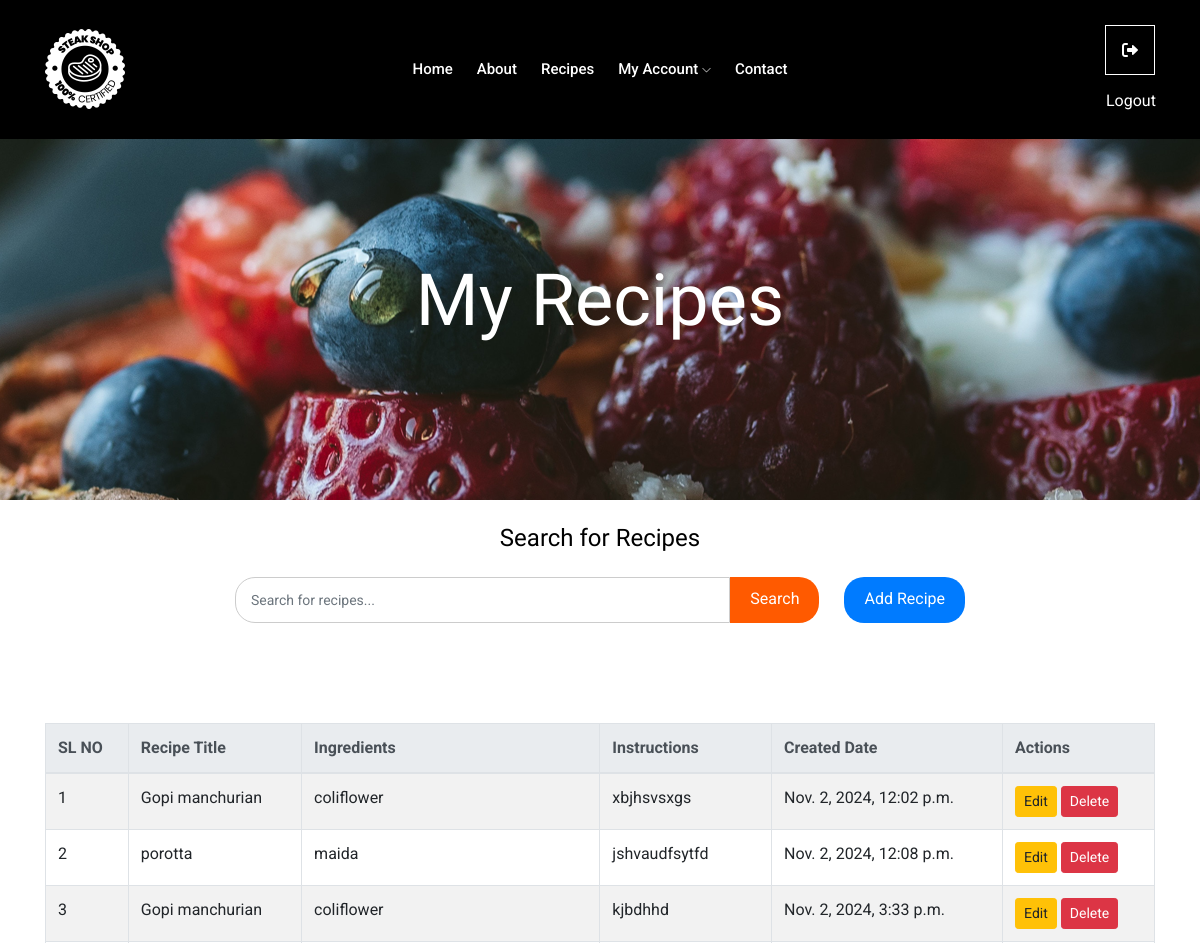
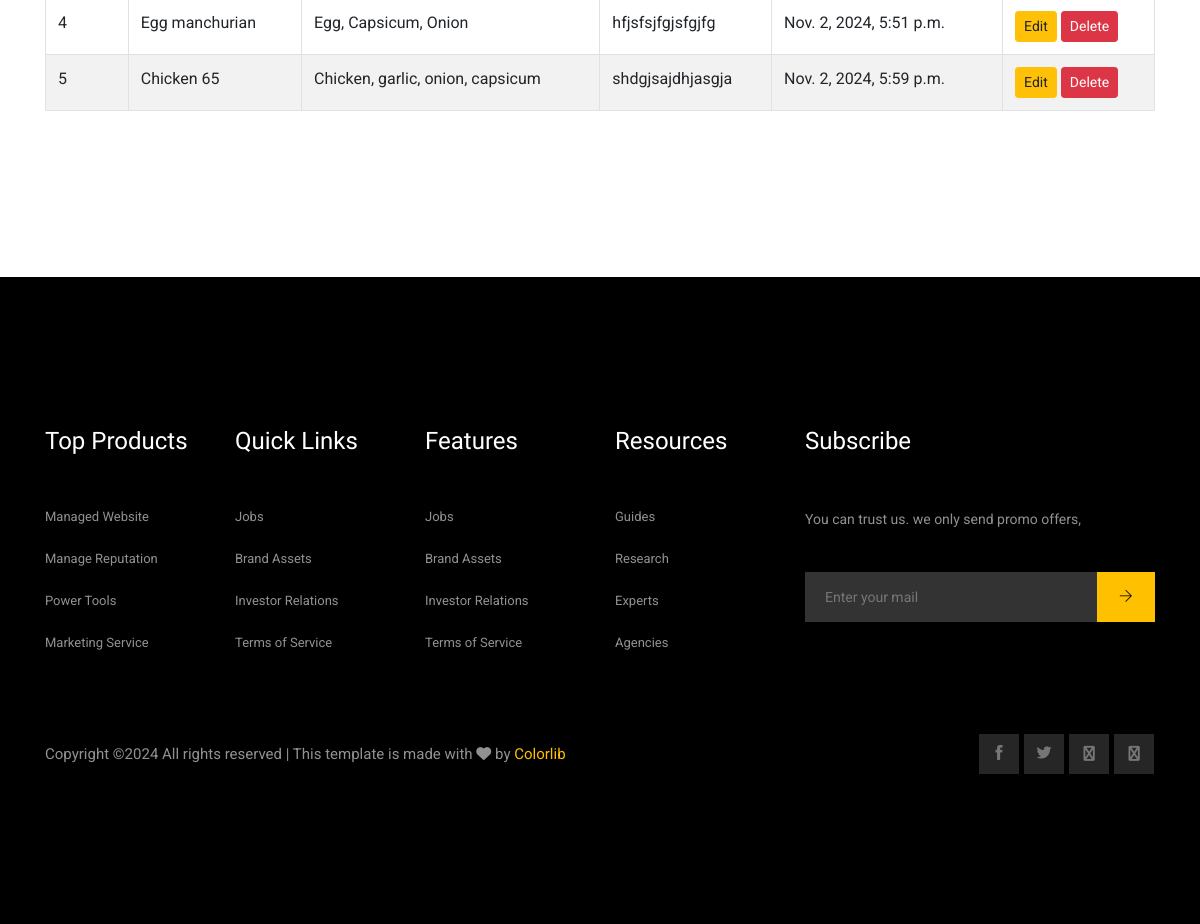
The page /my_recipes/ (signed in) on the database its author committed (2 pictures, top to bottom).
### recipesapp/models.py (models this page shows, shortened)
class Recipe(models.Model):
    title = models.CharField(max_length=200)
    ingredients = models.TextField()
    instructions = models.TextField()
    recipe_image=models.ImageField(upload_to='img/recipe/', null=True)
    created_by = models.ForeignKey(User, on_delete=models.CASCADE, related_name='recipes')
    created_at = models.DateTimeField(auto_now_add=True)
    food_type = models.CharField(max_length=20, null=True)  # e.g., Vegetarian or Non-Vegetarian
    time_taken = models.IntegerField(null=True)
    style = models.CharField(max_length=20, null=True)

### recipesapp/views.py (the view)
# urls.py: path('my_recipes/', views.my_recipes, name='my_recipes'),
def my_recipes(request):
    user_id = request.session.get('user_id')
    recipes = []  # Initialize recipes as an empty list
    if user_id:
        user = get_object_or_404(User, id=user_id)  # Get the user safely
        recipes = user.recipes.all()  # Retrieve all recipes for the logged-in user
    return render(request, 'my_recipes.html', {'user': user, 'recipes': recipes})

### Templates/my_recipes.html (shortened to what this page needs)
<!doctype html>
{% load static %}
<html class="no-js" lang="zxx">
<head>
    <link rel="stylesheet" href="{%static 'css/bootstrap.min.css'%}">
    <link rel="stylesheet" href="{%static 'css/owl.carousel.min.css'%}">
    <link rel="stylesheet" href="{%static 'css/magnific-popup.css'%}">
    <link rel="stylesheet" href="{%static 'css/font-awesome.min.css'%}">
    <link rel="stylesheet" href="{%static 'css/themify-icons.css'%}">
    <link rel="stylesheet" href="{%static 'css/nice-select.css'%}">
    <link rel="stylesheet" href="{%static 'css/flaticon.css'%}">
    <link rel="stylesheet" href="{%static 'css/gijgo.css'%}">
    <link rel="stylesheet" href="{%static 'css/animate.min.css'%}">
    <link rel="stylesheet" href="{%static 'css/slick.css'%}">
    <link rel="stylesheet" href="{%static 'css/slicknav.css'%}">
    <link rel="stylesheet" href="{%static 'css/style.css'%}">
    <link rel="stylesheet" href="{%static 'css/searchbox.css'%}">
    <link rel="stylesheet" href="https://cdnjs.cloudflare.com/ajax/libs/font-awesome/6.0.0-beta3/css/all.min.css">
</head>
<body>
    <header>
        <div class="header-area ">
            <div id="sticky-header" class="main-header-area ">
                <div class="container">
                    <div class="row align-items-center">
                        <div class="col-xl-3 col-lg-2">
                            <div class="logo">
                                <a href="/homepage">
                                    <img src="{%static 'img/logo.png'%}" alt="">
                                </a>
                            </div>
                        </div>
                        <div class="col-xl-6 col-lg-7">
                            <div class="main-menu   d-none d-lg-block">
                                <nav>
                                    <ul id="navigation">
                                        <li><a href="/homepage">home</a></li>
                                        <li><a href="/aboutus">about</a></li>
                                        <li><a href="/recipes">Recipes</a></li>
                                        <li><a href="#">My Account <i class="ti-angle-down"></i></a>
                                        </li>
                                        <li><a href="/contactus">Contact</a></li>
                                    </ul>
                                </nav>
                            </div>
                        </div>
                        <div class="col-xl-3 col-lg-3 d-none d-lg-block">
                            <div class="search_icon">
                                <a href="/logout_user">
                                    <i class="fa-sharp fa-solid fa-right-from-bracket"></i> Logout
                                </a>
                            </div>
                        </div>
                        <div class="col-12">
                        </div>
                    </div>
                </div>
            </div>
        </div>
    </header>
    <div class="bradcam_area bradcam_bg_1">
        <div class="container">
            <div class="row">
                <div class="col-xl-12">
                    <div class="bradcam_text text-center">
                        <h3>My Recipes</h3>
                    </div>
                </div>
            </div>
        </div>
    </div>
    <div class="mt-4">
        <div class="container">
            <div class="row justify-content-center">
                <div class="col-xl-8">
                    <div class="bradcam_text text-center">
                        <h3>Search for Recipes</h3>
                    </div>
                    <div class="search_box d-flex justify-content-center mt-4">
                        <input type="text" placeholder="Search for recipes..." class="form-control me-2">
                        <a href="/search" class="search_btn btn btn-primary">Search</a>
                        <a href="/add_recipespage" class="add_recipe_btn btn">Add Recipe</a>
                    </div>
                </div>
            </div>
        </div>
    </div>
    <div class="recepie_area plus_padding">
        <div class="container">
            <div class="row">
                <div class="col-xl-12">
                    <table class="table table-bordered table-striped">
                        <thead class="thead-light">
                            <tr>
                                <th>SL NO</th>
                                <th>Recipe Title</th>
                                <th>Ingredients</th>
                                <th>Instructions</th>
                                <th>Created Date</th>
                                <th>Actions</th>
                            </tr>
                        </thead>
                        <tbody>
                            {% for recipe in recipes %}
                            <tr>
                                <td>{{ forloop.counter }}</td>
                                <td>{{ recipe.title }}</td>
                                <td>{{ recipe.ingredients }}</td>
                                <td>{{ recipe.instructions }}</td>
                                <td>{{ recipe.created_at }}</td>
                                <td>
                                    <a href="{% url 'edit_recipe' recipe.id %}" class="btn btn-warning btn-sm">Edit</a>
                                    <form action="{% url 'delete_recipe' recipe.id %}" method="POST" style="display:inline;">
                                        <button type="submit" class="btn btn-danger btn-sm" onclick="return confirm('Are you sure you want to delete this recipe?');">Delete</button>
                                    </form>
                                </td>
                            </tr>
                            {% endfor %}
                        </tbody>
                    </table>
                </div>
            </div>
        </div>
    </div>
    <footer class="footer">
        <div class="footer_top">
            <div class="container">
                <div class="row">
                    <div class="col-xl-2 col-md-6 col-lg-2">
                        <div class="footer_widget">
                            <h3 class="footer_title">
                                Top Products
                            </h3>
                            <ul>
                                <li><a href="#">Managed Website</a></li>
                                <li><a href="#"> Manage Reputation</a></li>
                                <li><a href="#">Power Tools</a></li>
                                <li><a href="#">Marketing Service</a></li>
                            </ul>
                        </div>
                    </div>
                    <div class="col-xl-2 col-md-6 col-lg-2">
                        <div class="footer_widget">
                            <h3 class="footer_title">
                                Quick Links
                            </h3>
                            <ul>
                                <li><a href="#">Jobs</a></li>
                                <li><a href="#">Brand Assets</a></li>
                                <li><a href="#">Investor Relations</a></li>
                                <li><a href="#">Terms of Service</a></li>
                            </ul>
                        </div>
                    </div>
                    <div class="col-xl-2 col-md-6 col-lg-2">
                        <div class="footer_widget">
                            <h3 class="footer_title">
                                Features
                            </h3>
                            <ul>
                                <li><a href="#">Jobs</a></li>
                                <li><a href="#">Brand Assets</a></li>
                                <li><a href="#">Investor Relations</a></li>
                                <li><a href="#">Terms of Service</a></li>
                            </ul>
                        </div>
                    </div>
                    <div class="col-xl-2 col-md-6 col-lg-2">
                        <div class="footer_widget">
                            <h3 class="footer_title">
                                Resources
                            </h3>
                            <ul>
                                <li><a href="#">Guides</a></li>
                                <li><a href="#">Research</a></li>
                                <li><a href="#">Experts</a></li>
                                <li><a href="#">Agencies</a></li>
                            </ul>
                        </div>
                    </div>
                    <div class="col-xl-4 col-md-6 col-lg-4">
                            <div class="footer_widget">
                                    <h3 class="footer_title">
                                            Subscribe
                                    </h3>
                                    <p class="newsletter_text">You can trust us. we only send promo offers,</p>
                                    <form action="#" class="newsletter_form">
                                        <input type="text" placeholder="Enter your mail">
                                        <button type="submit"> <i class="ti-arrow-right"></i> </button>
                                    </form>
                                </div>
                    </div>
                </div>
            </div>
        </div>
        <div class="copy-right_text">
            <div class="container">
                <div class="footer_border"></div>
                <div class="row align-items-center">
                    <div class="col-xl-8 col-md-8">
                        <p class="copy_right">
Copyright &copy;<script>document.write(new Date().getFullYear());</script> All rights reserved | This template is made with <i class="fa fa-heart-o" aria-hidden="true"></i> by <a href="https://colorlib.com" target="_blank">Colorlib</a>
                        </p>
                    </div>
                    <div class="col-xl-4 col-md-4">
                        <div class="socail_links">
                            <ul>
                                <li>
                                    <a href="#">
                                        <i class="ti-facebook"></i>
                                    </a>
                                </li>
                                <li>
                                    <a href="#">
                                        <i class="ti-twitter-alt"></i>
                                    </a>
                                </li>
                                <li>
                                    <a href="#">
                                        <i class="fa fa-dribbble"></i>
                                    </a>
                                </li>
                                <li>
                                    <a href="#">
                                        <i class="fa fa-behance"></i>
                                    </a>
                                </li>
                            </ul>
                        </div>
                    </div>
                </div>
            </div>
        </div>
    </footer>
</body>
</html>

### static/css/searchbox.css (style rules this page uses)
.search_box { margin-top: 20px; }
.search_box input { border-radius: 20px 0 0 20px; border: 1px solid #ccc; padding: 10px 15px; flex: 1; }
.add_recipe_btn { border-radius: 20px; background-color: #007bff; color: white; padding: 10px 20px; border: none; cursor: pointer; margin-left: 25px; }
.search_btn { border-radius: 0 20px 20px 0; background-color: #ff5a00; color: white; padding: 10px 20px; border: none; cursor: pointer; }

### rows shown on the page
Recipe: title "Gopi manchurian", ingredients "coliflower", instructions "xbjhsvsxgs", created_at "Nov. 2, 2024, 12:02 p.m."
Recipe: title "porotta", ingredients "maida", instructions "jshvaudfsytfd", created_at "Nov. 2, 2024, 12:08 p.m."
Recipe: title "Gopi manchurian", ingredients "coliflower", instructions "kjbdhhd", created_at "Nov. 2, 2024, 3:33 p.m."
Recipe: title "Egg manchurian", ingredients "Egg, Capsicum, Onion", instructions "hfjsfsjfgjsfgjfg", created_at "Nov. 2, 2024, 5:51 p.m."
Recipe: title "Chicken 65", ingredients "Chicken, garlic, onion, capsicum", instructions "shdgjsajdhjasgja", created_at "Nov. 2, 2024, 5:59 p.m."
